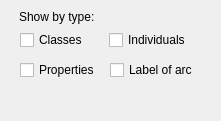
<?xml version="1.0" encoding="UTF-8"?>
<ui version="4.0">
 <class>ShowNodesDockWidget</class>
 <widget class="QDockWidget" name="ShowNodesDockWidget">
  <property name="geometry">
   <rect>
    <x>0</x>
    <y>0</y>
    <width>221</width>
    <height>121</height>
   </rect>
  </property>
  <property name="windowTitle">
   <string>Show entities by type</string>
  </property>
  <widget class="QWidget" name="dockWidgetContents">
   <widget class="QCheckBox" name="checkBox">
    <property name="geometry">
     <rect>
      <x>20</x>
      <y>60</y>
      <width>89</width>
      <height>20</height>
     </rect>
    </property>
    <property name="text">
     <string>Properties</string>
    </property>
   </widget>
   <widget class="QLabel" name="label">
    <property name="geometry">
     <rect>
      <x>19</x>
      <y>9</y>
      <width>101</width>
      <height>16</height>
     </rect>
    </property>
    <property name="text">
     <string>Show by type:</string>
    </property>
   </widget>
   <widget class="QCheckBox" name="checkBox_4">
    <property name="geometry">
     <rect>
      <x>109</x>
      <y>30</y>
      <width>93</width>
      <height>20</height>
     </rect>
    </property>
    <property name="text">
     <string>Individuals</string>
    </property>
   </widget>
   <widget class="QCheckBox" name="checkBox_2">
    <property name="geometry">
     <rect>
      <x>110</x>
      <y>60</y>
      <width>99</width>
      <height>20</height>
     </rect>
    </property>
    <property name="text">
     <string>Label of arc</string>
    </property>
   </widget>
   <widget class="QCheckBox" name="checkBox_3">
    <property name="geometry">
     <rect>
      <x>20</x>
      <y>30</y>
      <width>73</width>
      <height>20</height>
     </rect>
    </property>
    <property name="text">
     <string>Classes</string>
    </property>
   </widget>
  </widget>
 </widget>
 <resources/>
 <connections/>
</ui>
